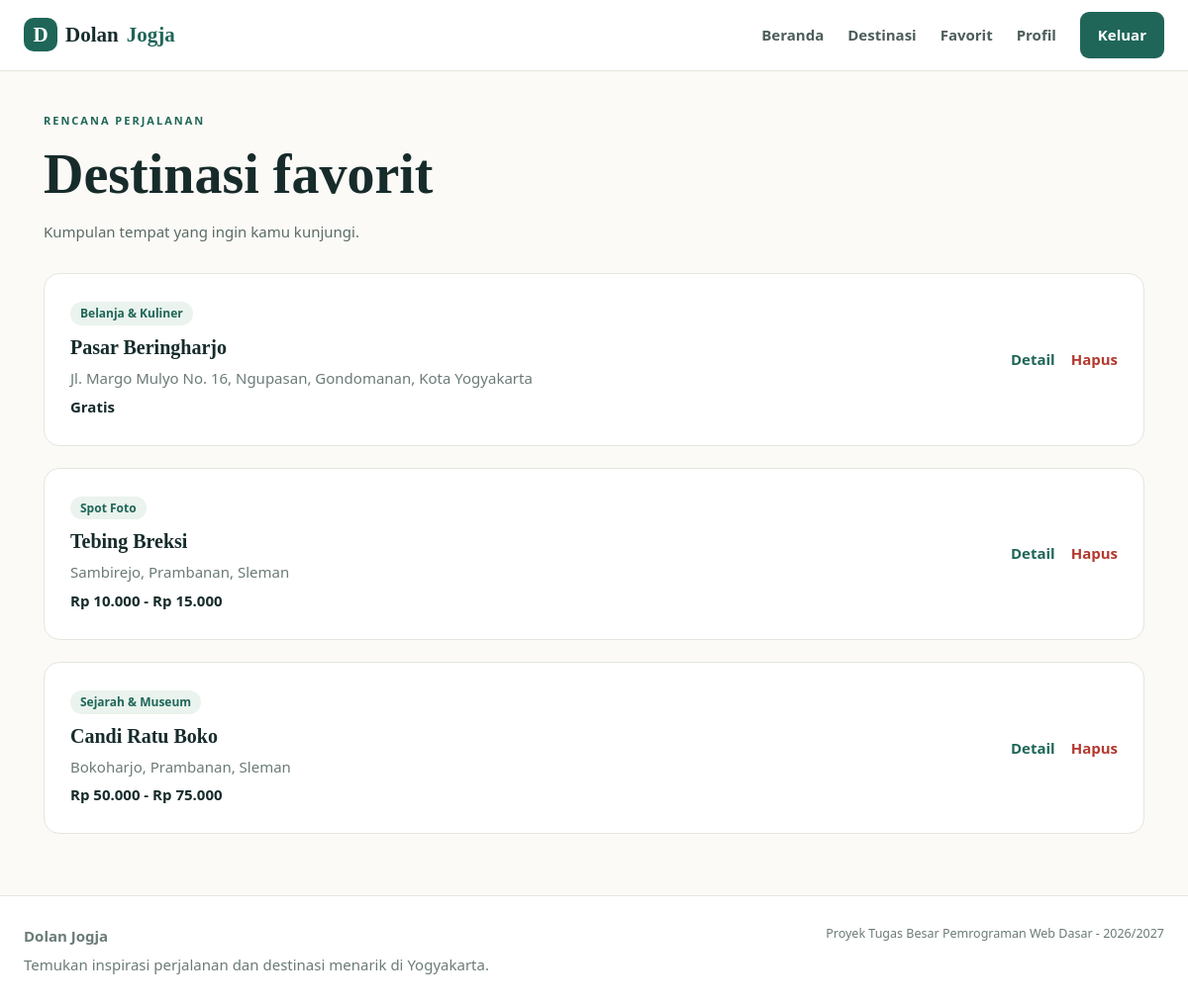
The page /user/wishlist.php (signed in) on the database its author committed.
### tables this page shows
CREATE TABLE destinations (
  id          INT AUTO_INCREMENT PRIMARY KEY,
  category_id INT NOT NULL,
  nama        VARCHAR(100) NOT NULL,
  lokasi      VARCHAR(200) NOT NULL,
  deskripsi   TEXT,
  harga_tiket INT NOT NULL DEFAULT 0,
  harga_maks  INT DEFAULT NULL,
  jam_buka    VARCHAR(100) DEFAULT NULL,
  latitude    DECIMAL(10,7) DEFAULT NULL,
  longitude   DECIMAL(10,7) DEFAULT NULL,
  foto        VARCHAR(255) DEFAULT NULL,            
  created_at  TIMESTAMP NOT NULL DEFAULT CURRENT_TIMESTAMP,
  CONSTRAINT fk_destination_category FOREIGN KEY (category_id) REFERENCES categories(id)
);

CREATE TABLE categories (
  id   INT AUTO_INCREMENT PRIMARY KEY,
  nama VARCHAR(50) NOT NULL UNIQUE
);

### user/wishlist.php (the view, shortened to what this page needs)
<?php
require_once __DIR__ . "/../includes/init.php";
$uid = (int) $USER["id"];
$s = $conn->prepare("SELECT d.id, d.nama, d.lokasi, d.harga_tiket, d.harga_maks, c.nama AS kategori
                     FROM wishlists w
                     JOIN destinations d ON d.id=w.destination_id
                     JOIN categories c ON c.id=d.category_id
                     WHERE w.user_id=? ORDER BY w.id DESC");
$s->bind_param("i", $uid);
$s->execute();
$rows = $s->get_result();
header_web("Favorit Saya");
?>
<div class="page-heading">
  <span class="eyebrow">Rencana perjalanan</span>
  <h1>Destinasi favorit</h1>
  <p>Kumpulan tempat yang ingin kamu kunjungi.</p>
</div>
<div class="simple-list">
  <?php while ($d = $rows->fetch_assoc()) { ?>
  <div class="panel simple-item">
    <div>
      <span class="tag"><?php echo e($d["kategori"]); ?></span>
      <h3><?php echo e($d["nama"]); ?></h3>
      <p class="muted"><?php echo e($d["lokasi"]); ?></p>
      <strong><?php echo harga($d["harga_tiket"], $d["harga_maks"]); ?></strong>
    </div>
    <div class="actions">
      <a class="text-link" href="<?php echo url("destinasi/detail.php?id=" . (int) $d["id"]); ?>">Detail</a>
      <?php echo form_aksi(url("user/wishlist.php"), "hapus", $d["id"], "Hapus", "Hapus dari favorit?"); ?>
    </div>
  </div>
  <?php } ?>
</div>
<?php footer_web(); ?>

### includes/init.php (shortened to what this page needs)
<?php
require_once __DIR__ . "/../config/koneksi.php";
$USER = null;
if (!empty($_SESSION["user_id"])) {
    $s = $conn->prepare("SELECT id,username,email,nama_lengkap,no_hp,foto,role,created_at FROM users WHERE id=?");
    $uid_sesi = (int) $_SESSION["user_id"];
    $s->bind_param("i", $uid_sesi);
    $s->execute();
    $USER = $s->get_result()->fetch_assoc();
}
function e($v) { return htmlspecialchars((string) $v, ENT_QUOTES, "UTF-8"); }
function url($p = "") { return e(BASE . $p); }
function login() { global $USER; return $USER !== null; }
function rupiah($n) { return (int) $n === 0 ? "Gratis" : "Rp " . number_format((int) $n, 0, ",", "."); }
function harga($min, $max) {
    return ($max !== null && (int) $max > (int) $min) ? rupiah($min) . " - " . rupiah($max) : rupiah($min);
}
function csrf() {
    return $_SESSION["csrf"];
}
function csrf_field() { return '<input type="hidden" name="csrf" value="' . e(csrf()) . '" />'; }
function form_aksi($action, $aksi, $id, $label, $pesan = "", $kelas = "link-danger") {
    $on = $pesan !== "" ? ' onsubmit="return konfirmasi(\'' . e(addslashes($pesan)) . '\');"' : "";
    return '<form class="inline" method="post" action="' . $action . '"' . $on . '><div>'
        . csrf_field()
        . '<input type="hidden" name="aksi" value="' . e($aksi) . '" />'
        . '<input type="hidden" name="id" value="' . (int) $id . '" />'
        . '<button type="submit" class="' . e($kelas) . '">' . e($label) . '</button>'
        . '</div></form>';
}
function header_web($title = "Dolan Jogja") {
    echo '<!DOCTYPE html PUBLIC "-//W3C//DTD XHTML 1.0 Strict//EN" "http://www.w3.org/TR/xhtml1/DTD/xhtml1-strict.dtd">' . "\n";
    ?>
<html xmlns="http://www.w3.org/1999/xhtml" xml:lang="id" lang="id">
<head>
<link rel="stylesheet" type="text/css" href="<?php echo url("assets/css/style.css"); ?>" />
</head>
<body>
<div class="topbar">
<a class="brand" href="<?php echo url("index.php"); ?>"><span class="brand-mark">D</span>Dolan<span>Jogja</span></a>
<div id="nav" class="nav">
<a href="<?php echo url("index.php"); ?>">Beranda</a>
<a href="<?php echo url("index.php#destinasi"); ?>">Destinasi</a>
<?php if (login()) { ?>
<a href="<?php echo url("user/wishlist.php"); ?>">Favorit</a>
<a href="<?php echo url("user/profil.php"); ?>">Profil</a>
<a class="nav-cta" href="<?php echo url("auth/logout.php"); ?>">Keluar</a>
<?php } else { ?>
<a href="<?php echo url("auth/login.php"); ?>">Masuk</a>
<a class="nav-cta" href="<?php echo url("auth/register.php"); ?>">Daftar</a>
<?php } ?>
</div>
</div>
<div class="container">
<?php
}
function footer_web() { ?>
</div>
<div class="footer">
<div><strong>Dolan Jogja</strong><p>Temukan inspirasi perjalanan dan destinasi menarik di Yogyakarta.</p></div>
<small>Proyek Tugas Besar Pemrograman Web Dasar - 2026/2027</small>
</div>
</body>
</html>
<?php }

### assets/css/style.css (style rules this page uses)
:root { --ink: #172b2b; --muted: #6b7b78; --green: #1f6659; --green-dark: #164a41; --mint: #eaf3ed; --orange: #e5a45b; --paper: #fbfaf6; --line: #e3e7df; --red: #b3392f; }
* { box-sizing: border-box; }
body { margin: 0; background: var(--paper); color: var(--ink); font: 15px/1.65 "Segoe UI", Roboto, Arial, sans-serif; }
h1, h2, h3, .brand, .art-caption { font-family: Georgia, "Times New Roman", serif; }
a { color: var(--green); }
.muted { color: var(--muted); }
.topbar { min-height: 72px; padding: 0 max(calc((100% - 1160px) / 2), 24px); display: flex; align-items: center; justify-content: space-between; background: #fff; border-bottom: 1px solid var(--line); position: relative; }
.brand { text-decoration: none; color: var(--ink); font-size: 21px; font-weight: 700; display: flex; align-items: center; gap: 8px; }
.brand > span:last-child { color: var(--green); }
.brand-mark { display: grid; place-items: center; width: 34px; height: 34px; background: var(--green); color: #fff; border-radius: 10px; }
.nav { display: flex; gap: 24px; align-items: center; }
.nav a { color: #4d5d5a; text-decoration: none; font-weight: 600; }
.nav a.nav-cta { color: #fff; }
.container { max-width: 1160px; margin: 0 auto; padding: 0 24px 40px; }
.btn, .nav a.nav-cta { background: var(--green); color: #fff; border: 0; border-radius: 9px; padding: 11px 18px; text-decoration: none; font: inherit; font-weight: 700; cursor: pointer; display: inline-block; }
.text-link { color: var(--green); font-weight: 700; text-decoration: none; }
.eyebrow { font-size: 11px; letter-spacing: 2px; text-transform: uppercase; color: var(--green); font-weight: 700; }
.tag { display: inline-block; background: var(--mint); color: var(--green); font-size: 12px; font-weight: 700; padding: 2px 10px; border-radius: 999px; }
.panel { background: #fff; border: 1px solid var(--line); border-radius: 16px; padding: 26px; margin-bottom: 22px; }
form.inline, form.inline div { display: inline; }
.link-danger, .link-btn { background: none; border: 0; padding: 0; font: inherit; font-weight: 600; cursor: pointer; }
.link-danger { color: var(--red); }
.hero h1, .page-heading h1, .detail-hero h1, .auth-intro h1 { font-size: clamp(34px, 5vw, 56px); line-height: 1.12; margin: 12px 0; }
.hero-copy > p, .page-heading p { color: #5a6b67; max-width: 580px; }
.page-heading { padding: 36px 0 14px; }
.simple-item { display: flex; justify-content: space-between; gap: 16px; align-items: center; }
.simple-item h3 { margin: 6px 0 2px; font-size: 20px; }
.simple-item p { margin: 0 0 4px; }
.actions { display: flex; gap: 16px; align-items: center; }
.footer { background: #fff; border-top: 1px solid var(--line); padding: 28px max(calc((100% - 1160px) / 2), 24px); display: flex; justify-content: space-between; gap: 20px; flex-wrap: wrap; color: var(--muted); }
.footer p { margin: 4px 0 0; }

### rows shown on the page
destinations: category.nama "Belanja & Kuliner", nama "Pasar Beringharjo", lokasi "Jl. Margo Mulyo No. 16, Ngupasan, Gondomanan, Kota Yogyakarta", harga($d["harga_tiket"], $d["harga_maks"]) "Gratis"
destinations: category.nama "Spot Foto", nama "Tebing Breksi", lokasi "Sambirejo, Prambanan, Sleman", harga($d["harga_tiket"], $d["harga_maks"]) "Rp 10.000 - Rp 15.000"
destinations: category.nama "Sejarah & Museum", nama "Candi Ratu Boko", lokasi "Bokoharjo, Prambanan, Sleman", harga($d["harga_tiket"], $d["harga_maks"]) "Rp 50.000 - Rp 75.000"
